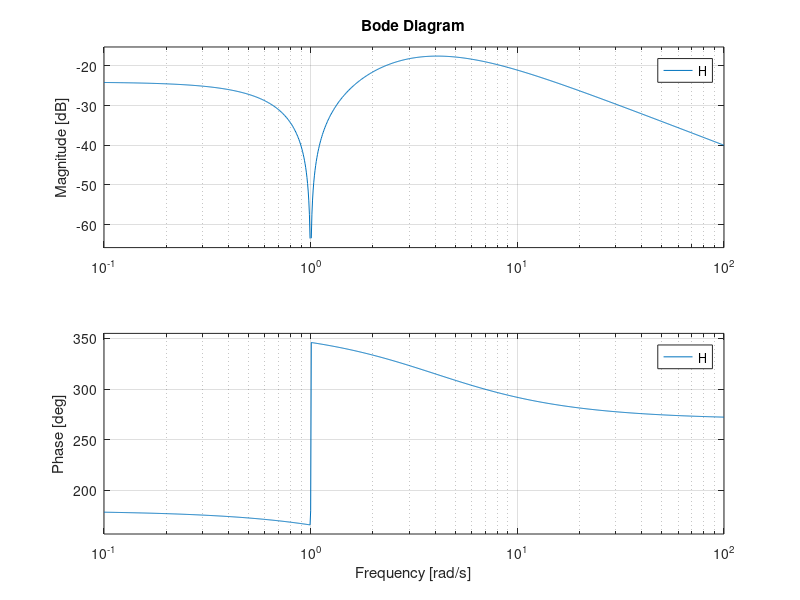
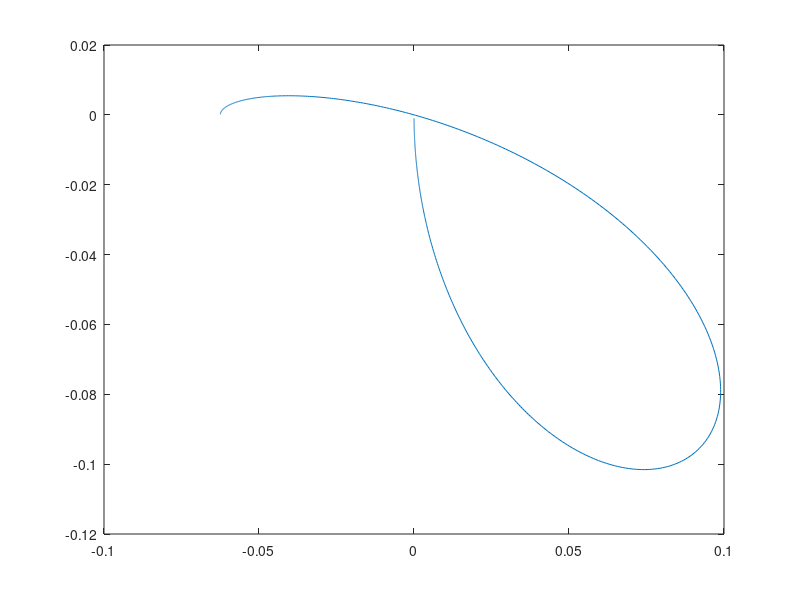
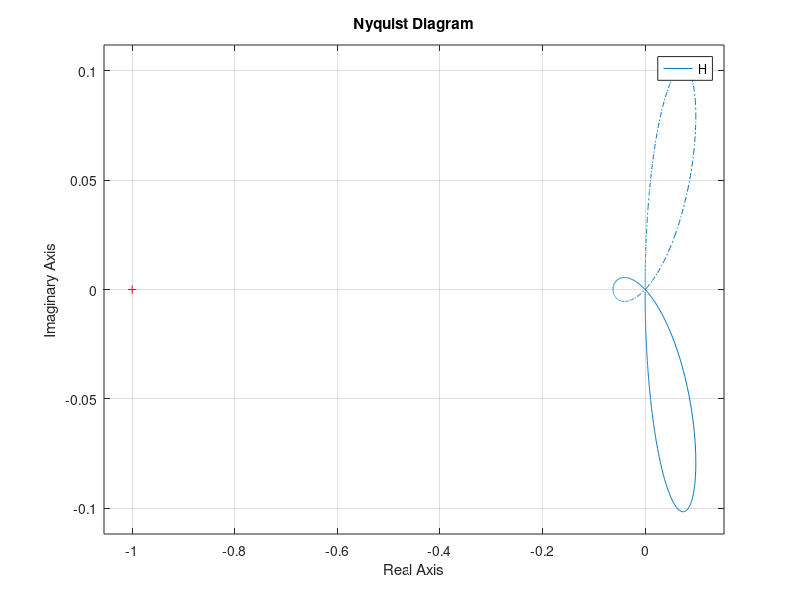
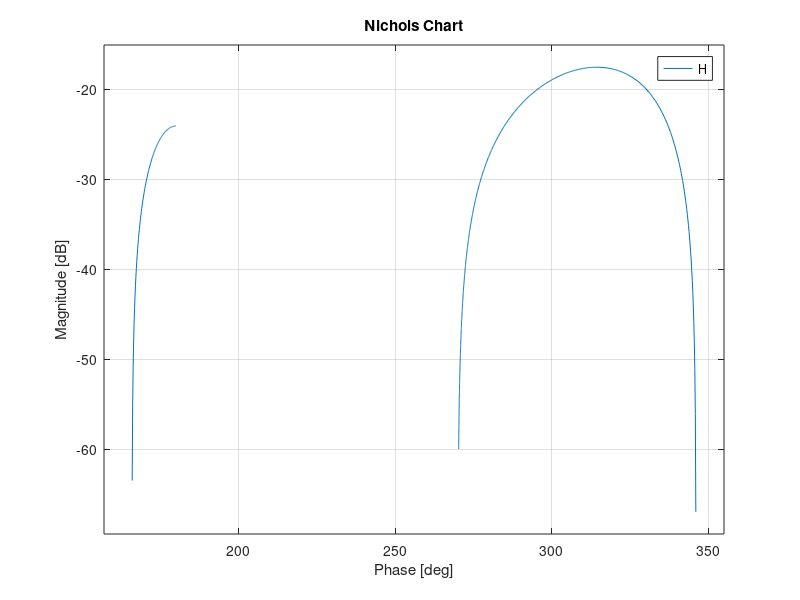

Write the MATLAB code that produced these figures, in order.
clear all;
close all;
clc;

s = tf('s');

H = (1+s^2)/((s^2-4)*(s+4));
figure, bode(H)
[re,im] = nyquist(H);
figure, plot(squeeze(re),squeeze(im))
figure, nyquist(H)
figure, nichols(H)
